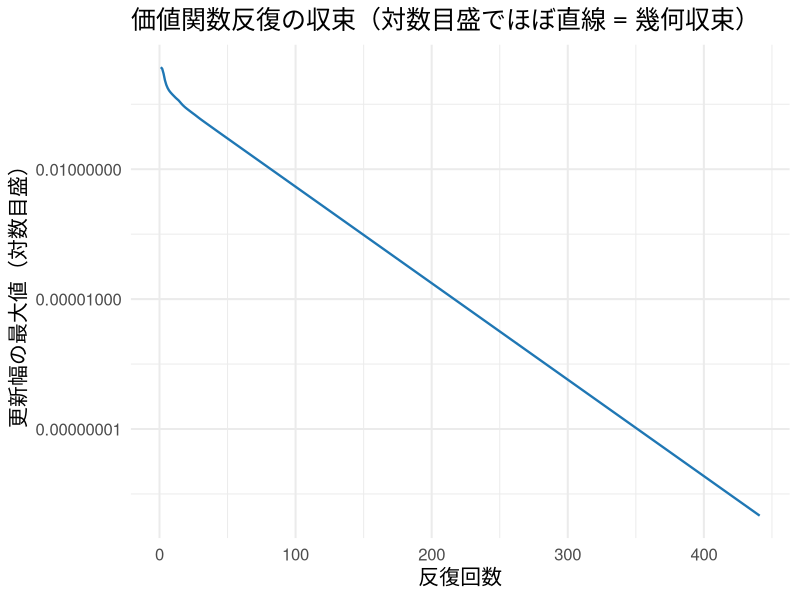
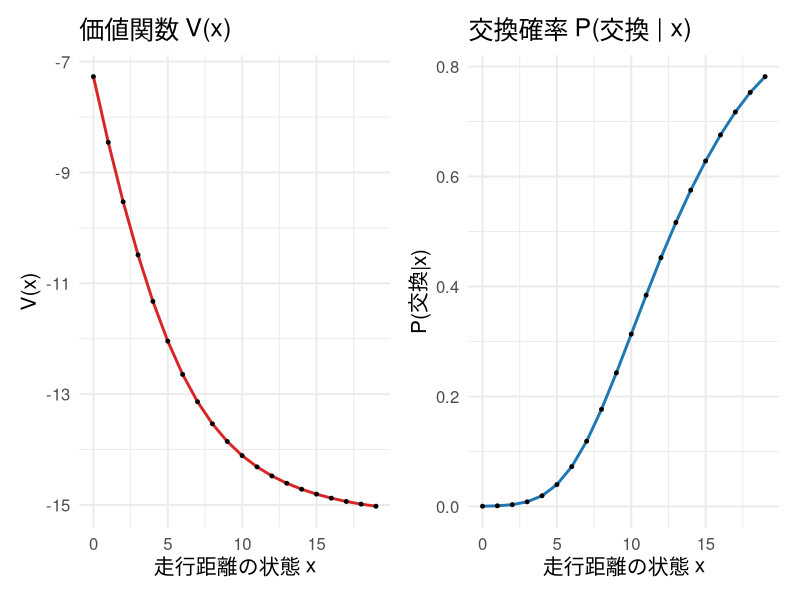
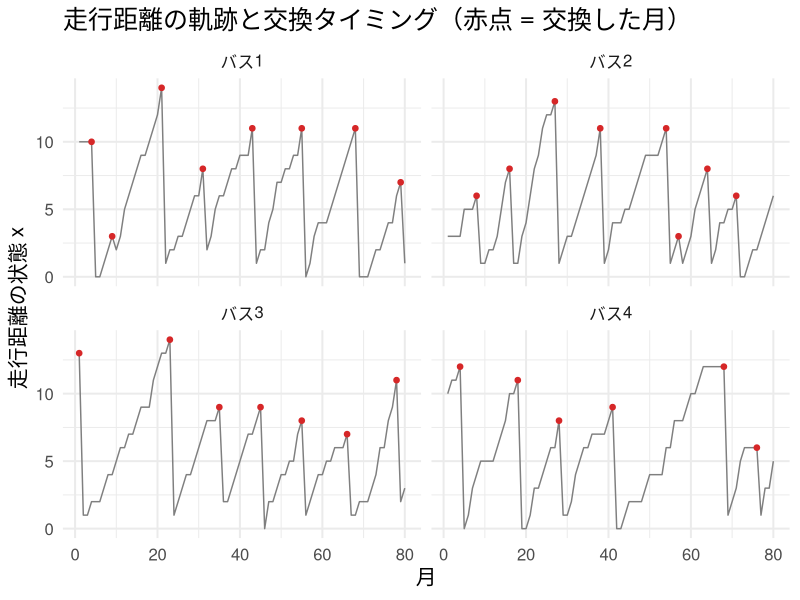
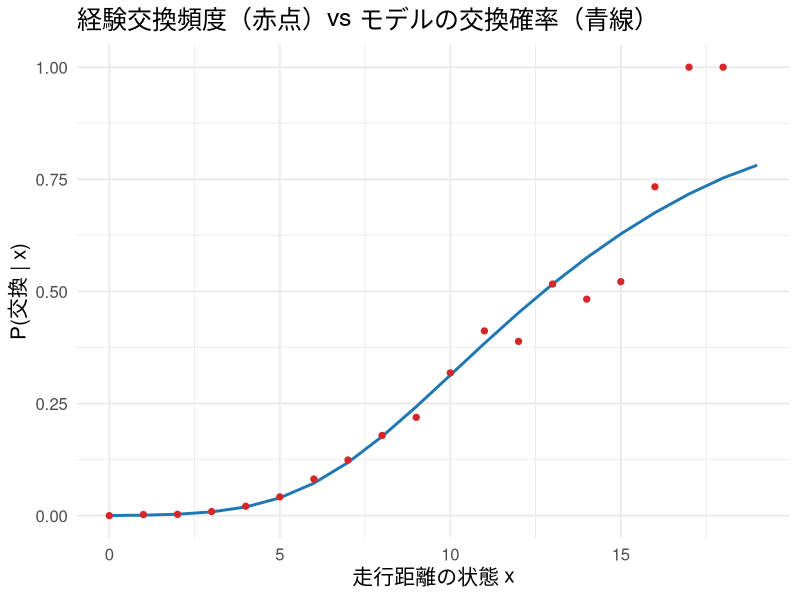
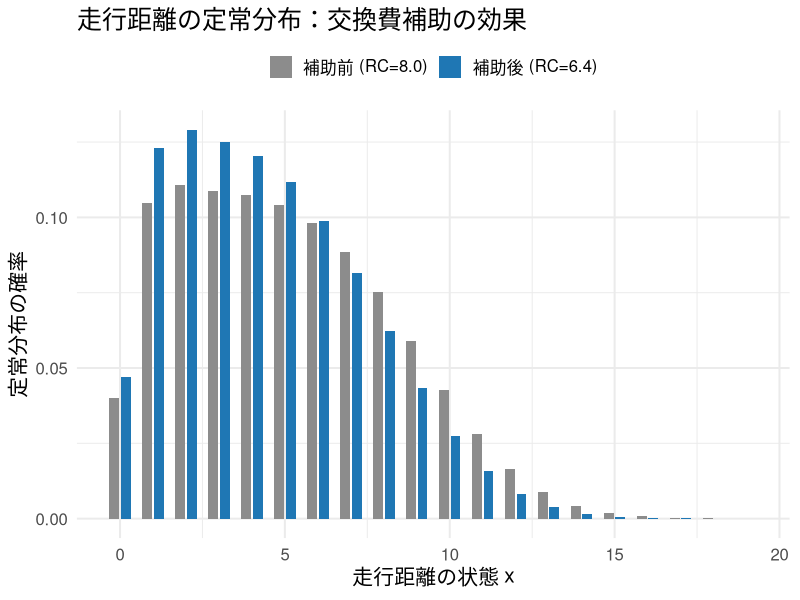

Reproduce these figures in R, in order.
## ---- chunk 1
#| include: false
library(ggplot2)
library(dplyr)
library(tidyr)
library(knitr)
library(patchwork)

set.seed(202613)

theme_slide <- function() {
  fam <- if (Sys.info()[["sysname"]] == "Darwin") "Hiragino Sans" else ""
  theme_minimal(base_size = 15, base_family = fam)
}
theme_set(theme_slide())
knitr::opts_chunk$set(fig.align = "center", dpi = 144)
options(scipen = 8)
## ---- chunk 2
#| label: model-setup
#| include: false
K     <- 20            # 走行距離の状態数（0..19）
beta  <- 0.95          # 割引因子（固定）
theta1_true <- 0.15    # 維持費の傾き
RC_true     <- 8.0     # エンジン交換費
p_trans <- c(0.30, 0.55, 0.15)   # 1期に +0/+1/+2 状態進む確率
EULER   <- 0.5772156649015329    # Euler 定数

xs <- 0:(K - 1)

build_transition <- function(K, p) {
  nj <- length(p)
  P0 <- matrix(0, K, K)
  P1 <- matrix(0, K, K)
  for (x in 1:K) {
    xv <- x - 1
    for (j in 1:nj) {
      jj <- j - 1
      P0[x, min(xv + jj, K - 1) + 1] <- P0[x, min(xv + jj, K - 1) + 1] + p[j]
      P1[x, min(0  + jj, K - 1) + 1] <- P1[x, min(0  + jj, K - 1) + 1] + p[j]
    }
  }
  list(P0 = P0, P1 = P1)
}
tr <- build_transition(K, p_trans)
P0 <- tr$P0; P1 <- tr$P1

flow_utils <- function(theta1, RC) {
  list(u0 = -theta1 * xs, u1 = rep(-RC, K))
}
## ---- chunk 3
#| label: vfi-def
#| echo: true
#| output-location: fragment
solve_vfi <- function(theta1, RC, tol = 1e-10, maxit = 2000, bta = beta) {
  uu <- flow_utils(theta1, RC)     # u(x,0) = -theta1*x, u(x,1) = -RC
  V  <- rep(0, K); errs <- numeric(0)
  for (it in 1:maxit) {
    v0 <- uu$u0 + bta * as.vector(P0 %*% V)   # 維持の choice-specific value
    v1 <- uu$u1 + bta * as.vector(P1 %*% V)   # 交換の choice-specific value
    m  <- pmax(v0, v1)                        # オーバーフロー対策（第2回と同じ）
    Vnew <- m + log(exp(v0 - m) + exp(v1 - m)) + EULER   # logsum + Euler定数
    err <- max(abs(Vnew - V)); errs <- c(errs, err); V <- Vnew
    if (err < tol) break
  }
  v0 <- uu$u0 + bta * as.vector(P0 %*% V)
  v1 <- uu$u1 + bta * as.vector(P1 %*% V)
  list(V = V, v0 = v0, v1 = v1, errs = errs, niter = length(errs))
}
ccp_replace <- function(v0, v1) {
  m <- pmax(v0, v1); exp(v1 - m) / (exp(v0 - m) + exp(v1 - m))
}
## ---- chunk 4
#| label: vfi-run
#| include: false
sol <- solve_vfi(theta1_true, RC_true)
Pr  <- ccp_replace(sol$v0, sol$v1)
## ---- chunk 5
#| label: fig-convergence
#| fig-height: 3.6
df_conv <- data.frame(iter = seq_along(sol$errs), err = sol$errs)
ggplot(df_conv, aes(iter, err)) +
  geom_line(color = "#1f77b4", linewidth = 0.8) +
  scale_y_log10() +
  labs(title = "価値関数反復の収束（対数目盛でほぼ直線 = 幾何収束）",
       x = "反復回数", y = "更新幅の最大値（対数目盛）")
## ---- chunk 6
#| label: fig-value-ccp
#| fig-height: 3.6
p_V <- ggplot(data.frame(x = xs, V = sol$V), aes(x, V)) +
  geom_line(color = "#d62728", linewidth = 1) + geom_point(size = 1) +
  labs(title = "価値関数 V(x)", x = "走行距離の状態 x", y = "V(x)")

p_P <- ggplot(data.frame(x = xs, P = Pr), aes(x, P)) +
  geom_line(color = "#1f77b4", linewidth = 1) + geom_point(size = 1) +
  labs(title = "交換確率 P(交換 | x)", x = "走行距離の状態 x", y = "P(交換|x)")

p_V + p_P
## ---- chunk 7
#| label: panel-sim
#| include: false
simulate_panel <- function(n_bus, n_month, theta1, RC, burn = 50) {
  s   <- solve_vfi(theta1, RC)
  Prs <- ccp_replace(s$v0, s$v1)
  total_T <- n_month + burn
  X <- matrix(0L, n_bus, total_T)
  A <- matrix(0L, n_bus, total_T)
  x <- sample(0:(K - 1), n_bus, replace = TRUE)
  for (t in 1:total_T) {
    u <- runif(n_bus)
    a <- as.integer(u < Prs[x + 1])
    X[, t] <- x
    A[, t] <- a
    jump <- sample(0:2, n_bus, replace = TRUE, prob = p_trans)
    x <- ifelse(a == 1L, pmin(0 + jump, K - 1), pmin(x + jump, K - 1))
  }
  list(X = X[, (burn + 1):total_T], A = A[, (burn + 1):total_T])
}

n_bus <- 150; n_month <- 80
panel <- simulate_panel(n_bus, n_month, theta1_true, RC_true)
X <- panel$X; A <- panel$A
## ---- chunk 8
#| label: fig-trajectories
#| fig-height: 3.9
show_bus <- c(1, 2, 3, 4)
df_traj <- do.call(rbind, lapply(show_bus, function(b) {
  data.frame(month = 1:n_month, mileage = X[b, ], bus = paste0("バス", b),
             replace = A[b, ])
}))
ggplot(df_traj, aes(month, mileage)) +
  geom_line(color = "grey50") +
  geom_point(data = subset(df_traj, replace == 1), aes(month, mileage),
             color = "#d62728", size = 1.6) +
  facet_wrap(~ bus, ncol = 2) +
  labs(title = "走行距離の軌跡と交換タイミング（赤点 = 交換した月）",
       x = "月", y = "走行距離の状態 x")
## ---- chunk 9
#| label: fig-empfreq
#| fig-height: 3.7
freq_by_state <- sapply(0:(K - 1), function(xv) {
  mask <- (X == xv)
  if (sum(mask) > 0) mean(A[mask]) else NA_real_
})
count_by_state <- sapply(0:(K - 1), function(xv) sum(X == xv))

df_freq <- data.frame(x = xs, emp = freq_by_state, model = Pr)
ggplot(df_freq, aes(x)) +
  geom_line(aes(y = model), color = "#1f77b4", linewidth = 1) +
  geom_point(aes(y = emp), color = "#d62728", size = 1.8) +
  labs(title = "経験交換頻度（赤点）vs モデルの交換確率（青線）",
       x = "走行距離の状態 x", y = "P(交換 | x)")
## ---- chunk 10
#| label: nfxp-loglik
#| echo: true
#| output-location: fragment
neg_loglik_nfxp <- function(theta, X, A) {
  theta1 <- theta[1]; RC <- theta[2]
  if (theta1 <= 0 || RC <= 0) return(1e10)
  sol <- solve_vfi(theta1, RC, tol = 1e-8, maxit = 1000)  # ここで毎回 DP を解く
  m   <- pmax(sol$v0, sol$v1)
  lae <- m + log(exp(sol$v0 - m) + exp(sol$v1 - m))       # log(exp v0 + exp v1)
  logp1 <- sol$v1 - lae     # log P(交換|x)
  logp0 <- sol$v0 - lae     # log P(維持|x)
  xr <- as.vector(X) + 1
  ar <- as.vector(A)
  -sum(ifelse(ar == 1L, logp1[xr], logp0[xr]))
}
## ---- chunk 11
#| label: nfxp-run
#| include: false
t0 <- Sys.time()
fit_nfxp <- optim(par = c(0.10, 5.0), fn = neg_loglik_nfxp,
                  X = X, A = A, method = "Nelder-Mead",
                  control = list(reltol = 1e-8, maxit = 1000),
                  hessian = TRUE)
t1 <- Sys.time()
nfxp_time <- as.numeric(difftime(t1, t0, units = "secs"))
theta_hat_nfxp <- fit_nfxp$par
vcov_nfxp <- solve(fit_nfxp$hessian)
se_nfxp   <- sqrt(diag(vcov_nfxp))
## ---- chunk 12
#| label: nfxp-table
recovery_nfxp <- data.frame(
  parameter = c("theta1（維持費の傾き）", "RC（交換費）"),
  truth     = c(theta1_true, RC_true),
  estimate  = round(theta_hat_nfxp, 4),
  se        = round(se_nfxp, 4),
  ci_lower  = round(theta_hat_nfxp - 1.96 * se_nfxp, 4),
  ci_upper  = round(theta_hat_nfxp + 1.96 * se_nfxp, 4)
)
kable(recovery_nfxp,
      col.names = c("パラメータ", "真値", "推定値", "SE", "95%CI下限", "95%CI上限"))
## ---- chunk 13
#| label: ccp-check
diffP <- P1 - P0
sol_true <- solve_vfi(theta1_true, RC_true, tol = 1e-12)
P1c <- ccp_replace(sol_true$v0, sol_true$v1)
logP1 <- log(P1c); logP0 <- log(1 - P1c)
y_true <- logP1 - logP0 + beta * as.vector(diffP %*% logP1)
fit_check <- lm(y_true ~ xs)
check_tbl <- data.frame(
  item = c("恒等式の最大誤差", "回帰の傾き（theta1、真値 0.15）", "回帰の切片の符号反転（RC、真値 8.0）"),
  value = c(sprintf("%.2e", max(abs(y_true - (theta1_true * xs - RC_true)))),
            sprintf("%.6f", coef(fit_check)[2]),
            sprintf("%.6f", -coef(fit_check)[1]))
)
kable(check_tbl, col.names = c("検算項目", "値"), row.names = FALSE)
## ---- chunk 14
#| label: ccp-est
#| echo: true
#| output-location: fragment
n_x  <- sapply(0:(K - 1), function(xv) sum(X == xv))     # 状態ごとの観測数
n1_x <- sapply(0:(K - 1), function(xv) sum(A[X == xv]))  # 状態ごとの交換数
Psm  <- (n1_x + 0.5) / (n_x + 1.0)          # Jeffreys/add-half 平滑化
logP1h <- log(Psm); logP0h <- log(1 - Psm)
logP1h_full <- logP1h
observed_idx <- which(n_x > 0)
if (length(observed_idx) == 0) stop("CCPを計算できる観測状態がない")
for (idx in which(n_x == 0)) {
  nearest <- observed_idx[which.min(abs(observed_idx - idx))]
  logP1h_full[idx] <- logP1h[nearest]
}
y_hat <- logP1h - logP0h + beta * as.vector(diffP %*% logP1h_full)
good  <- n_x >= 30                           # データの厚い状態だけ使う
fit_ccp <- lm(y_hat ~ xs, weights = n_x, subset = good)   # ただの回帰（WLS）
theta1_ccp <- as.numeric(coef(fit_ccp)[2])
RC_ccp     <- as.numeric(-coef(fit_ccp)[1])
round(c(theta1 = theta1_ccp, RC = RC_ccp), 4)
## ---- chunk 15
#| label: compare-run
#| include: false
ccp_time <- as.numeric(system.time(
  lm(y_hat ~ xs, weights = n_x, subset = good)
)["elapsed"])
speed_ratio <- nfxp_time / max(ccp_time, 1e-4)
## ---- chunk 16
#| label: compare-table
compare_tbl <- data.frame(
  method   = c("NFXP (Rust)", "CCP (Hotz-Miller)"),
  theta1   = round(c(theta_hat_nfxp[1], theta1_ccp), 4),
  RC       = round(c(theta_hat_nfxp[2], RC_ccp), 4),
  time_sec = signif(c(nfxp_time, ccp_time), 3),
  DP_solve = c("毎評価で解き切る", "一度も解かない")
)
kable(compare_tbl,
      col.names = c("手法", "theta1", "RC", "時間（秒）", "DP を解くか"),
      row.names = FALSE)
## ---- chunk 17
#| label: cf-run
#| include: false
policy_transition <- function(Prv) {
  (1 - Prv) * P0 + Prv * P1
}
ergodic_dist <- function(M) {
  Amat <- rbind(t(M) - diag(K), rep(1, K))
  b <- c(rep(0, K), 1)
  d <- qr.solve(Amat, b)
  d / sum(d)
}
summarize_policy <- function(theta1, RC, bta = beta) {
  s   <- solve_vfi(theta1, RC, bta = bta)
  Prv <- ccp_replace(s$v0, s$v1)
  M   <- policy_transition(Prv)
  d   <- ergodic_dist(M)
  list(rep_rate = sum(d * Prv), mean_mi = sum(d * xs), d = d)
}
base_cf <- summarize_policy(theta1_true, RC_true)
sub_cf  <- summarize_policy(theta1_true, RC_true * 0.8)
## ---- chunk 18
#| label: cf-table
cf_tbl <- data.frame(
  policy   = c("補助前（RC = 8.0）", "補助後（RC = 6.4）"),
  rep_rate = round(c(base_cf$rep_rate, sub_cf$rep_rate), 4),
  mean_mi  = round(c(base_cf$mean_mi, sub_cf$mean_mi), 3)
)
kable(cf_tbl, col.names = c("政策", "長期交換率", "平均走行距離"), row.names = FALSE)
## ---- chunk 19
#| label: fig-cf-dist
#| fig-height: 3.8
df_cf <- rbind(
  data.frame(x = xs, dens = base_cf$d, policy = "補助前 (RC=8.0)"),
  data.frame(x = xs, dens = sub_cf$d,  policy = "補助後 (RC=6.4)")
)
ggplot(df_cf, aes(x, dens, fill = policy)) +
  geom_col(position = position_dodge(width = 0.7), width = 0.6) +
  scale_fill_manual(values = c("補助前 (RC=8.0)" = "grey55",
                               "補助後 (RC=6.4)" = "#1f77b4")) +
  labs(title = "走行距離の定常分布：交換費補助の効果",
       x = "走行距離の状態 x", y = "定常分布の確率", fill = NULL) +
  theme(legend.position = "top")
## ---- chunk 20
#| label: myopic-run
#| include: false
panel_big <- simulate_panel(1000, 150, theta1_true, RC_true)
Xb <- panel_big$X; Ab <- panel_big$A

neg_loglik_myopic <- function(theta, X, A) {
  theta1 <- theta[1]; RC <- theta[2]
  if (theta1 <= 0 || RC <= 0) return(1e10)
  v0 <- -theta1 * xs; v1 <- rep(-RC, K)
  m  <- pmax(v0, v1)
  lae <- m + log(exp(v0 - m) + exp(v1 - m))
  logp1 <- v1 - lae; logp0 <- v0 - lae
  xr <- as.vector(X) + 1; ar <- as.vector(A)
  -sum(ifelse(ar == 1L, logp1[xr], logp0[xr]))
}
fit_myopic <- optim(c(0.10, 5.0), neg_loglik_myopic, X = Xb, A = Ab,
                    method = "Nelder-Mead", control = list(reltol = 1e-8))
fit_dyn_big <- optim(c(0.10, 5.0), neg_loglik_nfxp, X = Xb, A = Ab,
                     method = "Nelder-Mead", control = list(reltol = 1e-8))
## ---- chunk 21
#| label: myopic-table
est_tbl <- data.frame(
  model  = c("真値", "動学（beta = 0.95、正しい）", "myopic（beta = 0、誤り）"),
  theta1 = round(c(theta1_true, fit_dyn_big$par[1], fit_myopic$par[1]), 4),
  RC     = round(c(RC_true,     fit_dyn_big$par[2], fit_myopic$par[2]), 4)
)
kable(est_tbl, col.names = c("モデル", "theta1", "RC"), row.names = FALSE)
## ---- chunk 22
#| label: myopic-cf-run
#| include: false
myo0 <- summarize_policy(fit_myopic$par[1], fit_myopic$par[2], bta = 0)
myo1 <- summarize_policy(fit_myopic$par[1], fit_myopic$par[2] * 0.8, bta = 0)
## ---- chunk 23
#| label: myopic-cf-table
cf_compare <- data.frame(
  analysis   = c("正しい動学（beta = 0.95）", "myopic（beta = 0、誤り）"),
  rep_before = round(c(base_cf$rep_rate, myo0$rep_rate), 4),
  rep_after  = round(c(sub_cf$rep_rate, myo1$rep_rate), 4),
  change_pct = round(c((sub_cf$rep_rate / base_cf$rep_rate - 1) * 100,
                       (myo1$rep_rate / myo0$rep_rate - 1) * 100), 1)
)
kable(cf_compare,
      col.names = c("分析者", "補助前の交換率", "補助後の交換率", "変化率（%）"),
      row.names = FALSE)
